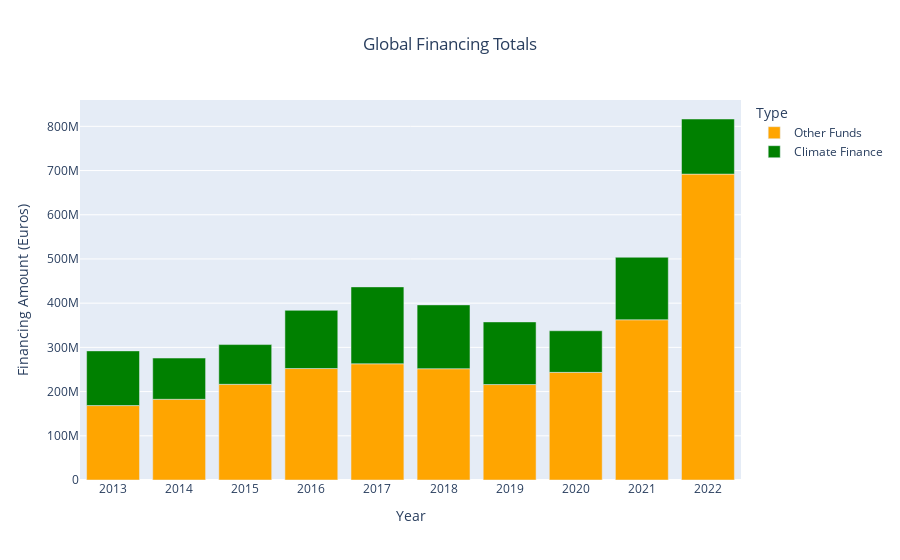

Notebook cell for this chart:
### Code cell
years = range(2013, 2023)
for year in years:
    amount_col = f'amount_{year}'
    clim_rel_amount_col = f'clim_rel_amount_{year}'
    non_clim_col = f'non_clim_amount_{year}'
    sum_df[non_clim_col] = sum_df[amount_col] - sum_df[clim_rel_amount_col]

# Step 2: Melt the dataframe for plotting
# Including both climatic and non-climatic amounts
melted_df = sum_df.melt(value_vars=[f'clim_rel_amount_{year}' for year in years] + 
                             [f'non_clim_amount_{year}' for year in years],
                             var_name='Type_Year', value_name='Amount')



# Split 'Type_Year' into separate 'Year' and 'Type' columns
melted_df['Year'] = melted_df['Type_Year'].apply(lambda x: x.split('_')[-1])
melted_df['Type'] = melted_df['Type_Year'].apply(lambda x: 'Climate Finance' if 'clim_rel_amount' in x else 'Other Funds')

melted_df['Amount'] = melted_df['Amount'] * 1_000_000




fig = px.bar(melted_df, x='Year', y='Amount', color='Type',
            title='Global Financing Totals',
            labels={'Amount': 'Financing Amount (Euros)', 'Year': 'Year'},
            category_orders={'Type': ['Other Funds','Climate Finance']},
            color_discrete_map={'Other Funds': 'orange', 'Climate Finance': 'green'})# This ensures consistent color ordering

fig.update_layout(title_x=0.5)

fig.show()

### Figure 1 — Plotly figure (JSON) as saved in the notebook; plotly's stock layout.template omitted (floating-point values rounded to 4 significant figures)
{"data": [{"alignmentgroup": "True", "hovertemplate": "Type=Other Funds<br>Year=%{x}<br>Financing Amount (Euros)=%{y}<extra></extra>", "legendgroup": "Other Funds", "marker": {"color": "orange", "pattern": {"shape": ""}}, "name": "Other Funds", "offsetgroup": "Other Funds", "orientation": "v", "showlegend": true, "textposition": "auto", "type": "bar", "x": ["2013", "2014", "2015", "2016", "2017", "2018", "2019", "2020", "2021", "2022"], "xaxis": "x", "y": [168400000.0, 182571195, 216400000.0, 252100000.0, 262900000.0, 251719515, 215900000.0, 243500000.0, 362400000.0, 692000000.0], "yaxis": "y"}, {"alignmentgroup": "True", "hovertemplate": "Type=Climate Finance<br>Year=%{x}<br>Financing Amount (Euros)=%{y}<extra></extra>", "legendgroup": "Climate Finance", "marker": {"color": "green", "pattern": {"shape": ""}}, "name": "Climate Finance", "offsetgroup": "Climate Finance", "orientation": "v", "showlegend": true, "textposition": "auto", "type": "bar", "x": ["2013", "2014", "2015", "2016", "2017", "2018", "2019", "2020", "2021", "2022"], "xaxis": "x", "y": [123700000.0, 93280000.0, 89923090, 131600000.0, 174000000.0, 144384273, 141713301, 94110000.0, 141400000.0, 124600000.0], "yaxis": "y"}], "layout": {"barmode": "relative", "legend": {"title": {"text": "Type"}, "tracegroupgap": 0}, "title": {"text": "Global Financing Totals", "x": 0.5}, "xaxis": {"anchor": "y", "domain": [0, 1], "title": {"text": "Year"}}, "yaxis": {"anchor": "x", "domain": [0, 1], "title": {"text": "Financing Amount (Euros)"}}}}
